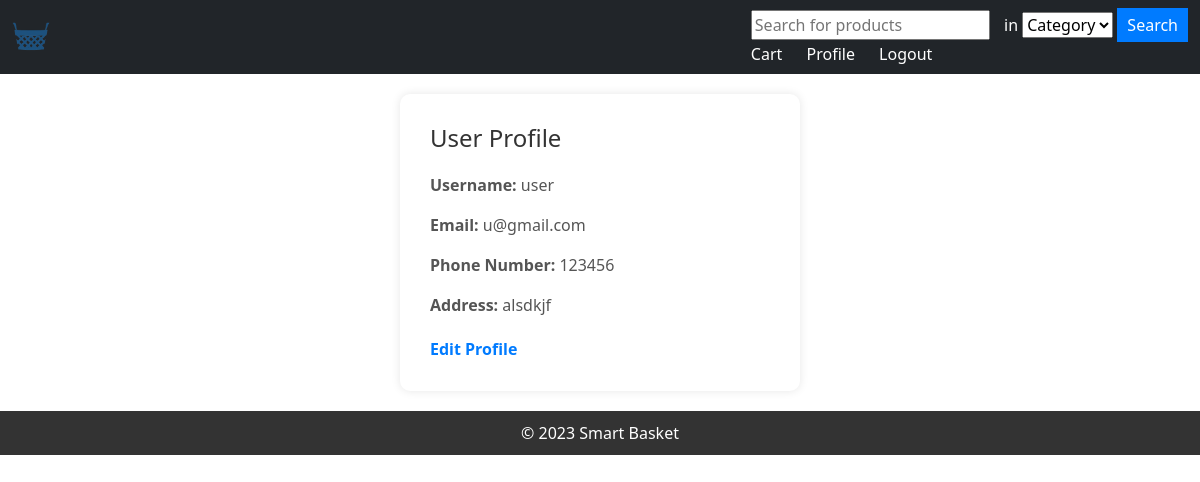
/user/profile (signed in), run on the app's committed database.
### model.py (models this page shows)
class User(db.Model):
    __tablename__ = 'user'
    user_id = db.Column(db.Integer, primary_key=True)
    username = db.Column(db.String(50), nullable=False)
    email = db.Column(db.String(100), nullable=False)
    phone = db.Column(db.String, nullable=False)
    password = db.Column(db.String(50), nullable=False)
    address = db.Column(db.String)

### controller.py (the view)
@app.route('/user/profile', methods=['GET'])
def user_profile():
    user_id = session.get('user_id')
    if user_id is None:
        return redirect(url_for('user_login'))
    user = User.query.filter_by(user_id=user_id).first()
    if user:
        return render_template('profile.html', user=user)
    else:
        return "User not found"

### templates/profile.html
{% extends "user_base.html" %}
{% block content %}
<link rel="stylesheet" type="text/css" href="{{ url_for('static', filename='sty1.css') }}">
    <div id="profile">
    <h1>User Profile</h1>
    <p><strong>Username:</strong> {{ user.username }}</p>
    <p><strong>Email:</strong> {{ user.email }}</p>
    <p><strong>Phone Number:</strong> {{ user.phone }}</p>
    <p><strong>Address:</strong> {{ user.address }}</p>
    <a href="/user/edit_profile">Edit Profile</a>
    </div>
{% endblock %}

### static/sty1.css (style rules this page uses)
#profile { padding: 30px; background-color: #fff; border-radius: 10px; margin-top: 20px; box-shadow: 0 0 10px rgba(0, 0, 0, 0.1); max-width: 400px; margin: 0 auto; }
#profile h1 { font-size: 24px; margin-bottom: 20px; color: #333; }
#profile p { font-size: 16px; color: #555; }
#profile a { color: #007bff; text-decoration: none; font-weight: bold; display: block; margin-top: 20px; }

### data on the page
User: username "user", email "u@gmail.com", phone "123456", address "alsdkjf"
